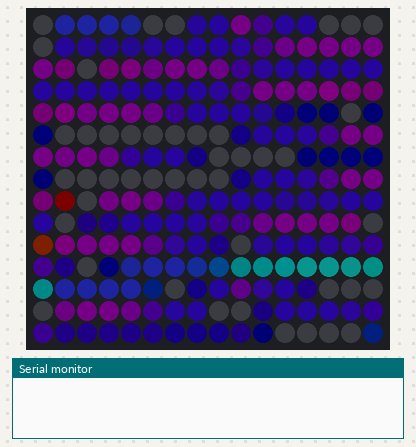
Bench run of a sketch on a simulated Arduino Uno, built with avr-gcc and run on an emulated ATmega328P. Parts: 16×15 RGB LED matrix (first LED top left, wired row by row), the last lines printed to the serial monitor. Dim RGB values are drawn brighter than linear.

Above: at 0.14 s.
At 3.17 s:
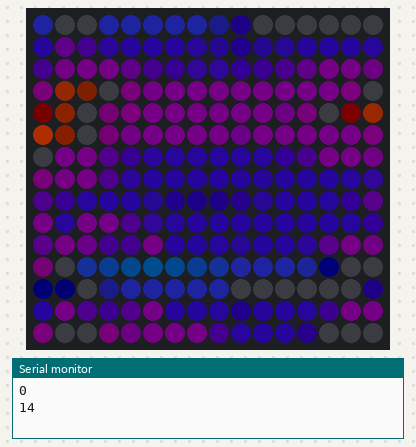
At 10.06 s:
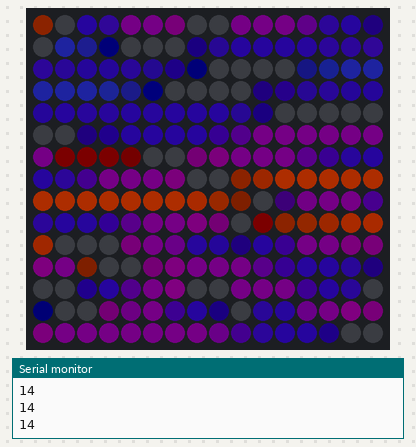
At 19.98 s:
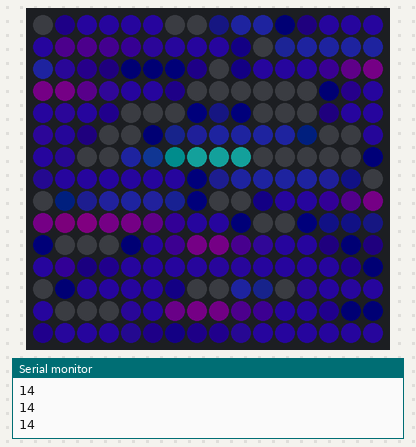
At 29.89 s:
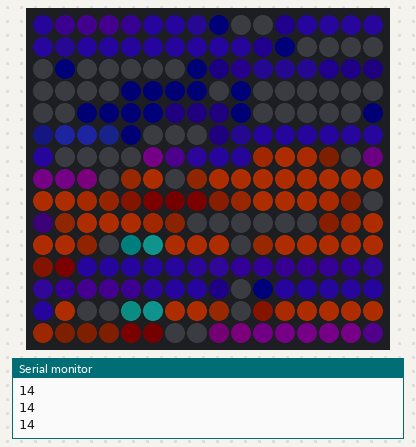
At 39.8 s:
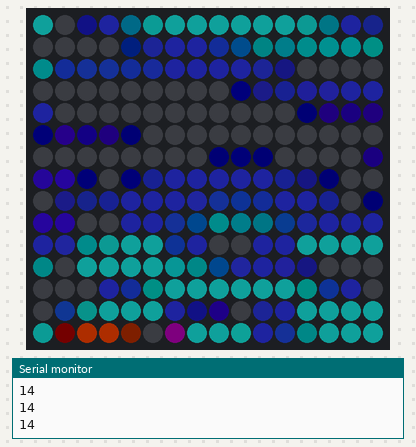

The sketch:

Test_Mini_Orb.ino
```cpp
#include <FastLED.h>

#define LED_PIN  5
#define COLOR_ORDER GRB
#define CHIPSET     WS2812B
#define BRIGHTNESS 50

const uint8_t kMatrixWidth = 16;
const uint8_t kMatrixHeight = 15;

#define NUM_LEDS (kMatrixWidth * kMatrixHeight)
CRGB leds[NUM_LEDS];

#define LAST_VISIBLE_LED 178
uint8_t XY (uint8_t x, uint8_t y) {
  // any out of bounds address maps to the first hidden pixel
  if ( (x >= kMatrixWidth) || (y >= kMatrixHeight) ) {
    return (LAST_VISIBLE_LED + 1);
  }


  const uint8_t XYTable[] = {
   177, 225, 226, 227, 228, 229, 230, 231, 232, 233, 234, 235, 236, 237, 238, 239,
   176, 224, 175, 223, 174, 222, 173, 221, 172, 220, 171, 219, 170, 218, 169, 217,
   161, 209, 162, 210, 163, 211, 164, 212, 165, 213, 166, 214, 167, 215, 168, 216,
   160, 159, 158, 157, 156, 155, 154, 153, 152, 151, 150, 149, 148, 147, 146, 145,
   129, 130, 131, 132, 133, 134, 135, 136, 137, 138, 139, 140, 141, 142, 143, 144,
   128, 127, 126, 125, 124, 123, 122, 121, 120, 119, 118, 117, 116, 115, 114, 113,
    97,  98,  99, 100, 101, 102, 103, 104, 105, 106, 107, 108, 109, 110, 111, 112,
    96,  95,  94,  93,  92,  91,  90,  89,  88,  87,  86,  85,  84,  83,  82,  81,
    65,  66,  67,  68,  69,  70,  71,  72,  73,  74,  75,  76,  77,  78,  79,  80,
    64,  63,  62,  61,  60,  59,  58,  57,  56,  55,  54,  53,  52,  51,  50,  49,
    33,  34,  35,  36,  37,  38,  39,  40,  41,  42,  43,  44,  45,  46,  47,  48,
    32,  31,  30,  29,  28,  27,  26,  25,  24,  23,  22,  21,  20,  19,  18,  17,
     9, 201,  10, 202,  11, 203,  12, 204,  13, 205,  14, 206,  15, 207,  16, 208,
     8, 200,   7, 199,   6, 198,   5, 197,   4, 196,   3, 195,   2, 194,   1, 193,
     0, 178, 179, 180, 181, 182, 183, 184, 185, 186, 187, 188, 189, 190, 191, 192
  };

  uint8_t i = (y * kMatrixWidth) + x;
  uint8_t j = XYTable[i];
  return j;
}


// Self Generating Noise Effect

uint8_t CentreX =  (kMatrixWidth  / 2) - 1;
uint8_t CentreY =  (kMatrixHeight / 2) - 1;


DEFINE_GRADIENT_PALETTE( pit ) {
  0, 0, 0, 0,
  28,   100, 0,   103, // purple
  56,   101, 48,193, // light purple
  84, 0, 0, 0,
  112,   94,  100,204,// light blue
  140,  0,96,99, //  tuquoise
  168,  72,209,204, // light turquoise
  196, 0, 0, 0,
  224,  255, 130, 3, // orange
  255,  225, 94, 0 // orange

};


DEFINE_GRADIENT_PALETTE( pit2 ) {
  0,   225, 94, 0,
  255,   225, 94, 0

};


DEFINE_GRADIENT_PALETTE( pit1 ) {
    0, 0,   0,   0,
   28, 120, 0,   0,
   56, 179, 22,  0,
   84, 255, 104, 0,
  112, 0,   0,   0,
  140, 167, 22,  18,
  168, 100, 0,   103,
  196, 0,   0,   0,
  224, 16,  0,   130,
  255, 0,   0,   160
  };


DEFINE_GRADIENT_PALETTE( pitss ) {
    0,  75,  1,221,
   30, 252, 73,255,
   48, 169,  0,242,
  119,   0,149,242,
  170,  43,  0,242,
  206, 252, 73,255,
  232,  78, 12,214,
  255,   0,149,242};


void setup() {
  Serial.begin(115200);
  // In case you see flickering / glitching leds, reduce the data rate to 12 MHZ or less
  //LEDS.addLeds<CHIPSET, LED_PIN, COLOR_ORDER, DATA_RATE_MHZ(12)>(leds, NUM_LEDS).setCorrection(TypicalSMD5050);
  LEDS.addLeds<CHIPSET, LED_PIN, COLOR_ORDER>(leds, NUM_LEDS).setCorrection(TypicalSMD5050);
  FastLED.setBrightness(BRIGHTNESS);
}


// parameters and buffer for the noise array
#define NUM_LAYERS 1
uint32_t x[NUM_LAYERS];
uint32_t y[NUM_LAYERS];
uint32_t z[NUM_LAYERS];
uint32_t scale_x[NUM_LAYERS];
uint32_t scale_y[NUM_LAYERS];
uint8_t  noise[1][16][16];

void loop() {

  noise_noise1();

  // check the Serial Monitor to see how many fps you get
  EVERY_N_MILLIS(1000) {
    Serial.println(LEDS.getFPS());
  }
}


// cheap correction with gamma 2.0
void adjust_gamma()
{
  for (uint16_t i = 0; i < NUM_LEDS; i++)
  {
    leds[i].r = dim8_video(leds[i].r);
    leds[i].g = dim8_video(leds[i].g);
    leds[i].b = dim8_video(leds[i].b);
  }
}

//as shown on youtube
//a noise controlled & modulated by itself
void noise_noise1() {

  CRGBPalette16 Pal( pit );

  //modulate the position so that it increases/decreases x
  //(here based on the top left pixel - it could be any position else)
  //the factor "5" defines the max speed of the x movement
  //the "-255" defines the median moving direction
  x[0] = x[0] + (6 * noise[0][0][0]) - 255;

  //modulate the position so that it increases/decreases y
  //(here based on the top right pixel - it could be any position else)
  y[0] = y[0] + (4 * noise[0][kMatrixWidth-1][0]) - 255;

  //z just in one direction but with the additional "1" to make sure to never get stuck
  //in case the movement is stopped by a crazy parameter (noise data) combination
  //(here based on the down left pixel - it could be any position else)
  z[0] += 1 + ((noise[0][0][ kMatrixHeight-1]) / 4);

  //set the scaling based on left and right pixel of the middle line
  //here you can set the range of the zoom in both dimensions
  scale_x[0] = 1000 + (noise[0][0][CentreY] * 16);
  scale_y[0] = 8000 + (noise[0][kMatrixWidth-1][CentreY] * 16);

  //calculate the noise data
  uint8_t layer = 0;
  for (uint8_t i = 0; i < kMatrixWidth; i++) {
    uint32_t ioffset = scale_x[layer] * (i - CentreX);
    for (uint8_t j = 0; j <  kMatrixHeight; j++) {
      uint32_t joffset = scale_y[layer] * (j - CentreY);
      uint16_t data = inoise16(x[layer] + ioffset, y[layer] + joffset, z[layer]);
      // limit the 16 bit results to the interesting range
      if (data < 11000) data = 11000;
      if (data > 51000) data = 51000;
      // normalize
      data = data - 11000;
      // scale down that the result fits into a byte
      data = data / 161;
      // store the result in the array
      noise[layer][i][j] = data;
    }
  }

  //map the colors
  for (uint8_t y = 0; y <  kMatrixHeight; y++) {
    for (uint8_t x = 0; x < kMatrixWidth; x++) {
      //I will add this overlay CRGB later for more colors
      //it´s basically a rainbow mapping with an inverted brightness mask
      //CRGB overlay = CHSV(noise[0][y][x], 255, noise[0][x][y]);
      //here the actual colormapping happens - note the additional colorshift caused by the down right pixel noise[0][15][15]
      leds[XY(x, y)] = ColorFromPalette( Pal, noise[0][kMatrixWidth-1][ kMatrixHeight-1] + noise[0][x][y]);// + overlay;
    }
  }

  //make it looking nice
  adjust_gamma();

  //and show it!
  FastLED.show();
}


//void setup() {
//  FastLED.addLeds<CHIPSET, LED_PIN, COLOR_ORDER>(leds, NUM_LEDS).setCorrection(TypicalSMD5050);
//  FastLED.setBrightness( BRIGHTNESS );
//}
```
